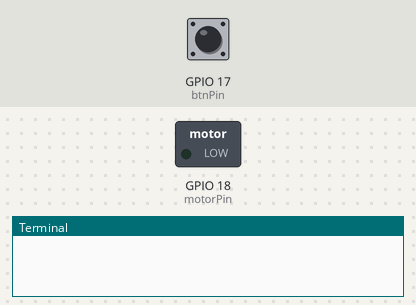
A program run on a simulated Raspberry Pi (BCM pin numbers). Shown: switched loads named in the program (green lamp = pin HIGH), the last lines printed to the terminal. Inputs (shaded band) come from the test bench; at power-on: GPIO 17 (btnPin) HIGH.

Above: at 1.2 s.
1.3 s: GPIO 17 (btnPin) pulled LOW for 0.15 s
At 1.37 s:
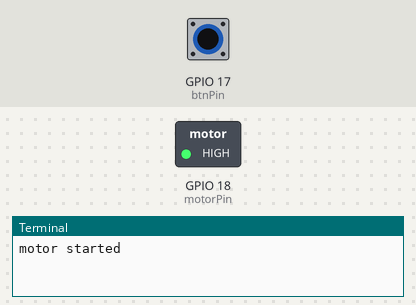
2.9 s: GPIO 17 (btnPin) pulled LOW for 3.2 s
At 6.9 s:
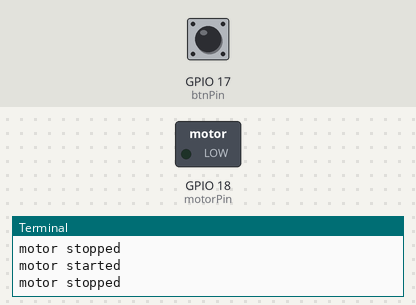
Timing chart, 0 to 8.4 s (numbered marks = the images above; inputs shaded):
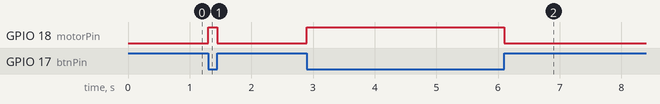

Measured:
- after the input at 1.3 s, GPIO 18 (motorPin): LOW → HIGH at once, → LOW 0.15 s later
- after the input at 2.9 s, GPIO 18 (motorPin): LOW → HIGH at once, → LOW 3.2 s later

The program:

Motor_Control_L293D.py
```python
import RPi.GPIO as GPIO

GPIO.setmode(GPIO.BCM)

motorPin = 18
btnPin = 17

GPIO.setup(motorPin, GPIO.OUT)
GPIO.setup(btnPin, GPIO.IN)


def start_motor():
    if GPIO.input(motorPin) == 0:
        GPIO.output(motorPin, True)
        print('motor started')


def stop_motor():
    if GPIO.input(motorPin) == 1:
        GPIO.output(motorPin, False)
        print('motor stopped')


while True:
    if GPIO.input(btnPin) == 0:
        start_motor()
    elif GPIO.input(btnPin) == 1:
        stop_motor()

GPIO.cleanup()
```
